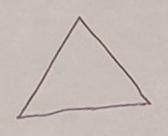
#> input picture test/shapes/tri.png, 168 x 136 px, found by its file name
$ python contour.py   (older library calls are emulated)
#> lines starting #> are read from the running program, lines starting #| are printed output that depends on the picture; after the words box and inside, x2 and y2 are one past the last pixel; in counts of white or black regions, pixels touching at a corner belong together
import cv2

#img = cv2.imread('1.jpg')
img = cv2.imread('tri.png')
#> img is the input picture: shape (136, 168, 3); mean B, G, R 181.1, 187, 197.9

imgray = cv2.cvtColor(img,cv2.COLOR_BGR2GRAY)
# [5 lines of commented-out code are left out]
thresh = cv2.adaptiveThreshold(imgray,255,cv2.ADAPTIVE_THRESH_GAUSSIAN_C,cv2.THRESH_BINARY,11,2)
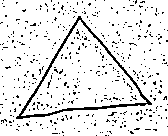
#> thresh: shape (136, 168); 90.6% white; black in thin lines or dots
cv2.imshow('s',thresh)
#im2, contours, hierarchy = cv2.findContours(thresh,cv2.RETR_TREE,cv2.CHAIN_APPROX_SIMPLE)
im2, contours, hierarchy = cv2.findContours(thresh,cv2.RETR_TREE,cv2.CHAIN_APPROX_NONE)
#> contours = 485 contours, 481 with area under 20; largest, box (x1, y1, x2, y2) and area: (0, 0, 168, 136) 22506, (15, 15, 153, 120) 6673, (21, 20, 147, 116) 5455, (107, 111, 118, 117) 25

contours = sorted(contours, key = cv2.contourArea, reverse = True)[:2]
#> contours = 2 contours; box (x1, y1, x2, y2) and area: (0, 0, 168, 136) 22506, (15, 15, 153, 120) 6673


#cv2.drawContours(img, contours, -1, (0,255,0), 3)
cv2.drawContours(img, contours, 1, (0,255,0), 3)
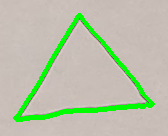
#> img: shape (136, 168, 3); 7.25% of pixels changed, all inside (x1, y1, x2, y2) = (13, 13, 155, 122)

cv2.imshow('test',img)
cv2.waitKey(0)

$ run again, with test/1.jpg saved as test/shapes/tri.png
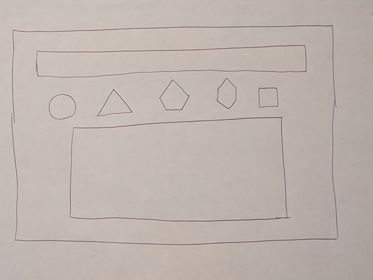
#> input picture test/1.jpg, 373 x 280 px, found by its file name
#> img is the input picture: shape (280, 373, 3); mean B, G, R 174, 179.7, 190.3
#> `thresh = cv2.adaptiveThreshold(imgray,255,cv2.ADAPTIVE_THRESH_GAUSSIAN..`:
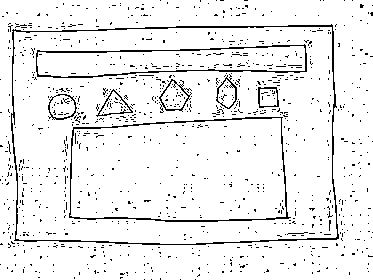
#> thresh: shape (280, 373); 93.1% white; black in thin lines or dots
#> `im2, contours, hierarchy = cv2.findContours(thresh,cv2.RETR_TREE,cv2.C..`: contours = 1235 contours, 1215 with area under 20; largest, box (x1, y1, x2, y2) and area: (0, 0, 373, 280) 103716, (10, 23, 340, 246) 69604, (12, 27, 337, 244) 66850, (68, 116, 292, 223) 21445, (70, 118, 286, 220) 19834
#> `contours = sorted(contours, key = cv2.contourArea, reverse = True)[:2]`: contours = 2 contours; box (x1, y1, x2, y2) and area: (0, 0, 373, 280) 103716, (10, 23, 340, 246) 69604
#> `cv2.drawContours(img, contours, 1, (0,255,0), 3)`:
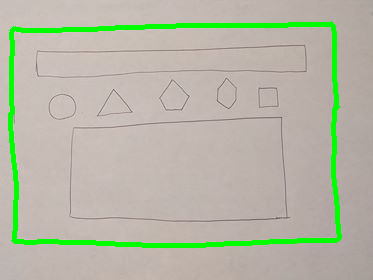
#> img: shape (280, 373, 3); 5.13% of pixels changed, all inside (x1, y1, x2, y2) = (8, 21, 342, 248)
